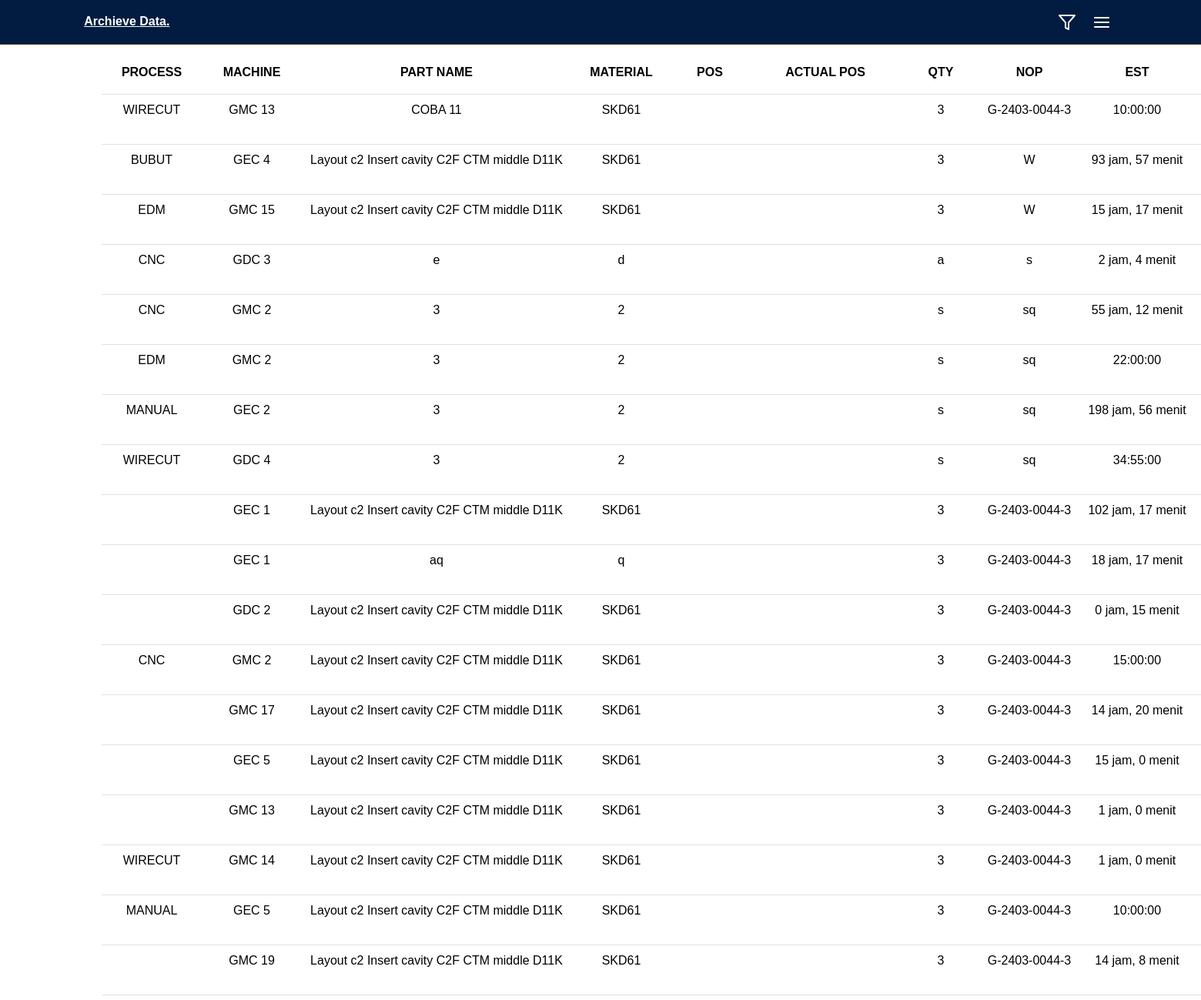
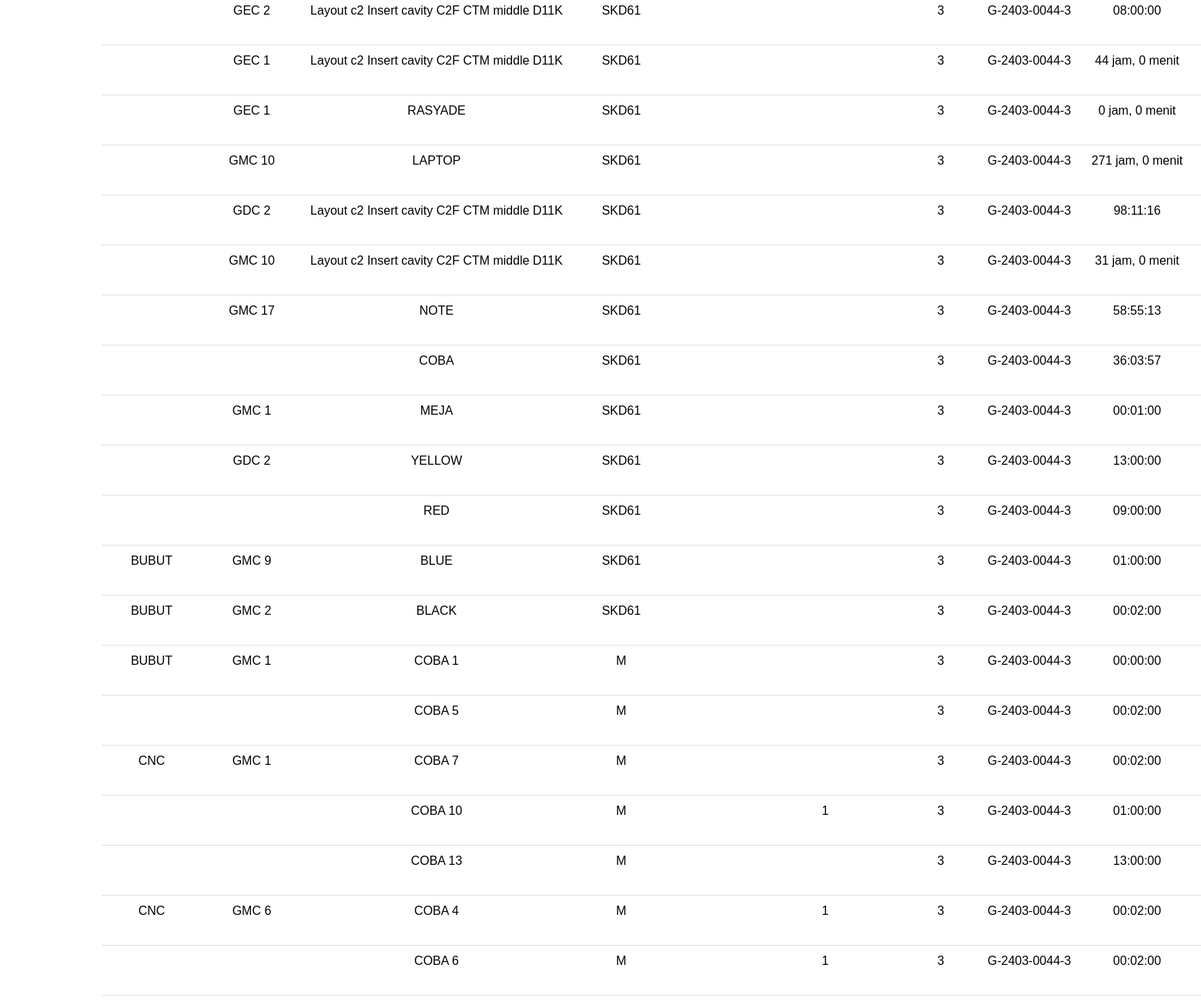
/arsip.php, run on the app's committed database (2 pictures, top to bottom).
### tables this page shows
CREATE TABLE `data` (
  `id` int(255) NOT NULL,
  `PROCESS` varchar(255) NOT NULL,
  `MACHINE` varchar(255) NOT NULL,
  `PART_NAME` varchar(255) NOT NULL,
  `MATERIAL` varchar(255) NOT NULL,
  `POS` varchar(255) NOT NULL,
  `ACTUAL_POS` varchar(255) NOT NULL,
  `QTY` varchar(255) NOT NULL,
  `NOP` varchar(255) NOT NULL,
  `EST` varchar(255) NOT NULL,
  `DATE` date NOT NULL,
  `START_TIME` varchar(50) NOT NULL DEFAULT '00:00:00',
  `END_TIME` varchar(50) NOT NULL DEFAULT '00:00:00',
  `DURATION` varchar(50) NOT NULL DEFAULT '00:00:00',
  `STATUS` varchar(255) NOT NULL,
  `REMARK` varchar(255) NOT NULL,
  `PRIORITAS` varchar(255) NOT NULL
);

### arsip.php (the view, shortened to what this page needs)
<?php
    include_once("./koneksi.php");
    $query = "SELECT * FROM data WHERE START_TIME != '00:00:00' AND END_TIME != '00:00:00'";
    $query .= " ORDER BY PRIORITAS DESC, id ASC";
    $result = mysqli_query($db, $query);
?>
<!DOCTYPE html>
<html lang="en">
<head>
    <link href="https://cdn.jsdelivr.net/npm/bootstrap@5.3.3/dist/css/bootstrap.min.css" rel="stylesheet">
    <link rel="stylesheet" href="./index.css">
</head>
<body>
    <nav class="navbar">
        <a href="#" class="navbar-logo">Archieve<span> Data</span>.</a>
        <div class="navbar-extra">
            <a href="#" id="filter-button" class="filter"><i data-feather="filter"></i></a>
            <a href="#" id="hamburger-menu"><i data-feather="menu"></i></a>
        </div>
    </nav>
    <div class="container">
        <table class="table">
            <thead>
                <tr align="center">
                    <th scope="col" class="process">PROCESS</th>
                    <th scope="col" class="machine">MACHINE</th>
                    <th scope="col" class="part">PART NAME</th>
                    <th scope="col" class="material">MATERIAL</th>
                    <th scope="col" class="pos">POS</th>
                    <th scope="col" class="actual">ACTUAL POS</th>
                    <th scope="col" class="qty">QTY</th>
                    <th scope="col" class="nop">NOP</th>
                    <th scope="col" class="est">EST</th>
                    <th scope="col" class="date">DATE</th>
                </tr>
            </thead>
            <tbody>
                <?php while ($data = mysqli_fetch_assoc($result)) {
                    ?>
                    <tr>
                        <td class="process"><?php echo htmlspecialchars($data["PROCESS"]); ?></td>
                        <td class="machine"><?php echo htmlspecialchars($data["MACHINE"]); ?></td>
                        <td class="part"><?php echo htmlspecialchars($data["PART_NAME"]); ?></td>
                        <td class="material"><?php echo htmlspecialchars($data["MATERIAL"]); ?></td>
                        <td class="pos"><?php echo htmlspecialchars($data["POS"]); ?></td>
                        <td class="actual"><?php echo htmlspecialchars($data["ACTUAL_POS"]); ?></td>
                        <td class="qty"><?php echo htmlspecialchars($data["QTY"]); ?></td>
                        <td class="nop"><?php echo htmlspecialchars($data["NOP"]); ?></td>
                        <td class="est"><?php echo htmlspecialchars($data["EST"]); ?></td>
                        <td class="date"><?php echo htmlspecialchars($data["DATE"]); ?></td>
                    </tr>
                <?php } ?>
            </tbody>
        </table>
    </div>
</body>
</html>

### index.css (style rules this page uses)
:root { --primary: #b8e4ff; --bg: #ffffff; }
* { margin: 0; padding: 0; box-sizing: border-box; outline: none; border: none; text-decoration: none; }
html { scroll-behavior: smooth; }
body { font-family: 'Poppins', sans-serif; background-color: var(--bg); min-width: 1000px; }
.navbar { display: flex; justify-content: space-between; align-items: center; padding: 1rem 7%; background-color: #011c40; border-bottom: 1px solid #513c28; position: fixed; top: 0; left: 0; right: 0; z-index: 9999; }
.navbar .navbar-logo { font-weight: 700; color: #ffffff; }
.navbar .navbar-extra a { color: #ffffff; margin: 0 0.5rem; }
.table { margin-top: 50px; }
.table th { padding: 2rem 0% 1rem; }
.table th, .table td { text-align: center; }
.pos, .qty, .remark { min-width: 100px; }
.process, .machine, .nop, .material { min-width: 130px; }
.est, .duration, .status, .prioritas, .date, .start, .end { min-width: 150px; }
.action,.actual { min-width: 200px; }
.part { min-width: 350px; }

### data on the page
data: PROCESS "WIRECUT", MACHINE "GMC 13", PART_NAME "COBA 11", MATERIAL "SKD61", QTY "3", NOP "G-2403-0044-3", EST "10:00:00"
data: PROCESS "BUBUT", MACHINE "GEC 4", PART_NAME "Layout c2 Insert cavity C2F CTM middle D11K", MATERIAL "SKD61", QTY "3", NOP "W", EST "93 jam, 57 menit"
data: PROCESS "EDM", MACHINE "GMC 15", PART_NAME "Layout c2 Insert cavity C2F CTM middle D11K", MATERIAL "SKD61", QTY "3", NOP "W", EST "15 jam, 17 menit"
data: PROCESS "CNC", MACHINE "GDC 3", PART_NAME "e", MATERIAL "d", QTY "a", NOP "s", EST "2 jam, 4 menit"
data: PROCESS "CNC", MACHINE "GMC 2", PART_NAME "3", MATERIAL "2", QTY "s", NOP "sq", EST "55 jam, 12 menit"
data: PROCESS "EDM", MACHINE "GMC 2", PART_NAME "3", MATERIAL "2", QTY "s", NOP "sq", EST "22:00:00"
data: PROCESS "MANUAL", MACHINE "GEC 2", PART_NAME "3", MATERIAL "2", QTY "s", NOP "sq", EST "198 jam, 56 menit"
data: PROCESS "WIRECUT", MACHINE "GDC 4", PART_NAME "3", MATERIAL "2", QTY "s", NOP "sq", EST "34:55:00"
data: MACHINE "GEC 1", PART_NAME "Layout c2 Insert cavity C2F CTM middle D11K", MATERIAL "SKD61", QTY "3", NOP "G-2403-0044-3", EST "102 jam, 17 menit"
data: MACHINE "GEC 1", PART_NAME "aq", MATERIAL "q", QTY "3", NOP "G-2403-0044-3", EST "18 jam, 17 menit"
data: MACHINE "GDC 2", PART_NAME "Layout c2 Insert cavity C2F CTM middle D11K", MATERIAL "SKD61", QTY "3", NOP "G-2403-0044-3", EST "0 jam, 15 menit"
data: PROCESS "CNC", MACHINE "GMC 2", PART_NAME "Layout c2 Insert cavity C2F CTM middle D11K", MATERIAL "SKD61", QTY "3", NOP "G-2403-0044-3", EST "15:00:00"
data: MACHINE "GMC 17", PART_NAME "Layout c2 Insert cavity C2F CTM middle D11K", MATERIAL "SKD61", QTY "3", NOP "G-2403-0044-3", EST "14 jam, 20 menit"
data: MACHINE "GEC 5", PART_NAME "Layout c2 Insert cavity C2F CTM middle D11K", MATERIAL "SKD61", QTY "3", NOP "G-2403-0044-3", EST "15 jam, 0 menit"
data: MACHINE "GMC 13", PART_NAME "Layout c2 Insert cavity C2F CTM middle D11K", MATERIAL "SKD61", QTY "3", NOP "G-2403-0044-3", EST "1 jam, 0 menit"
data: PROCESS "WIRECUT", MACHINE "GMC 14", PART_NAME "Layout c2 Insert cavity C2F CTM middle D11K", MATERIAL "SKD61", QTY "3", NOP "G-2403-0044-3", EST "1 jam, 0 menit"
data: PROCESS "MANUAL", MACHINE "GEC 5", PART_NAME "Layout c2 Insert cavity C2F CTM middle D11K", MATERIAL "SKD61", QTY "3", NOP "G-2403-0044-3", EST "10:00:00"
data: MACHINE "GMC 19", PART_NAME "Layout c2 Insert cavity C2F CTM middle D11K", MATERIAL "SKD61", QTY "3", NOP "G-2403-0044-3", EST "14 jam, 8 menit"
data: MACHINE "GEC 2", PART_NAME "Layout c2 Insert cavity C2F CTM middle D11K", MATERIAL "SKD61", QTY "3", NOP "G-2403-0044-3", EST "08:00:00"
data: MACHINE "GEC 1", PART_NAME "Layout c2 Insert cavity C2F CTM middle D11K", MATERIAL "SKD61", QTY "3", NOP "G-2403-0044-3", EST "44 jam, 0 menit"
data: MACHINE "GEC 1", PART_NAME "RASYADE", MATERIAL "SKD61", QTY "3", NOP "G-2403-0044-3", EST "0 jam, 0 menit"
data: MACHINE "GMC 10", PART_NAME "LAPTOP", MATERIAL "SKD61", QTY "3", NOP "G-2403-0044-3", EST "271 jam, 0 menit"
data: MACHINE "GDC 2", PART_NAME "Layout c2 Insert cavity C2F CTM middle D11K", MATERIAL "SKD61", QTY "3", NOP "G-2403-0044-3", EST "98:11:16"
data: MACHINE "GMC 10", PART_NAME "Layout c2 Insert cavity C2F CTM middle D11K", MATERIAL "SKD61", QTY "3", NOP "G-2403-0044-3", EST "31 jam, 0 menit"
data: MACHINE "GMC 17", PART_NAME "NOTE", MATERIAL "SKD61", QTY "3", NOP "G-2403-0044-3", EST "58:55:13"
data: PART_NAME "COBA", MATERIAL "SKD61", QTY "3", NOP "G-2403-0044-3", EST "36:03:57"
data: MACHINE "GMC 1", PART_NAME "MEJA", MATERIAL "SKD61", QTY "3", NOP "G-2403-0044-3", EST "00:01:00"
data: MACHINE "GDC 2", PART_NAME "YELLOW", MATERIAL "SKD61", QTY "3", NOP "G-2403-0044-3", EST "13:00:00"
data: PART_NAME "RED", MATERIAL "SKD61", QTY "3", NOP "G-2403-0044-3", EST "09:00:00"
data: PROCESS "BUBUT", MACHINE "GMC 9", PART_NAME "BLUE", MATERIAL "SKD61", QTY "3", NOP "G-2403-0044-3", EST "01:00:00"
data: PROCESS "BUBUT", MACHINE "GMC 2", PART_NAME "BLACK", MATERIAL "SKD61", QTY "3", NOP "G-2403-0044-3", EST "00:02:00"
data: PROCESS "BUBUT", MACHINE "GMC 1", PART_NAME "COBA 1", MATERIAL "M", QTY "3", NOP "G-2403-0044-3", EST "00:00:00"
data: PART_NAME "COBA 5", MATERIAL "M", QTY "3", NOP "G-2403-0044-3", EST "00:02:00"
data: PROCESS "CNC", MACHINE "GMC 1", PART_NAME "COBA 7", MATERIAL "M", QTY "3", NOP "G-2403-0044-3", EST "00:02:00"
data: PART_NAME "COBA 10", MATERIAL "M", ACTUAL_POS "1", QTY "3", NOP "G-2403-0044-3", EST "01:00:00"
data: PART_NAME "COBA 13", MATERIAL "M", QTY "3", NOP "G-2403-0044-3", EST "13:00:00"
data: PROCESS "CNC", MACHINE "GMC 6", PART_NAME "COBA 4", MATERIAL "M", ACTUAL_POS "1", QTY "3", NOP "G-2403-0044-3", EST "00:02:00"
data: PART_NAME "COBA 6", MATERIAL "M", ACTUAL_POS "1", QTY "3", NOP "G-2403-0044-3", EST "00:02:00"
